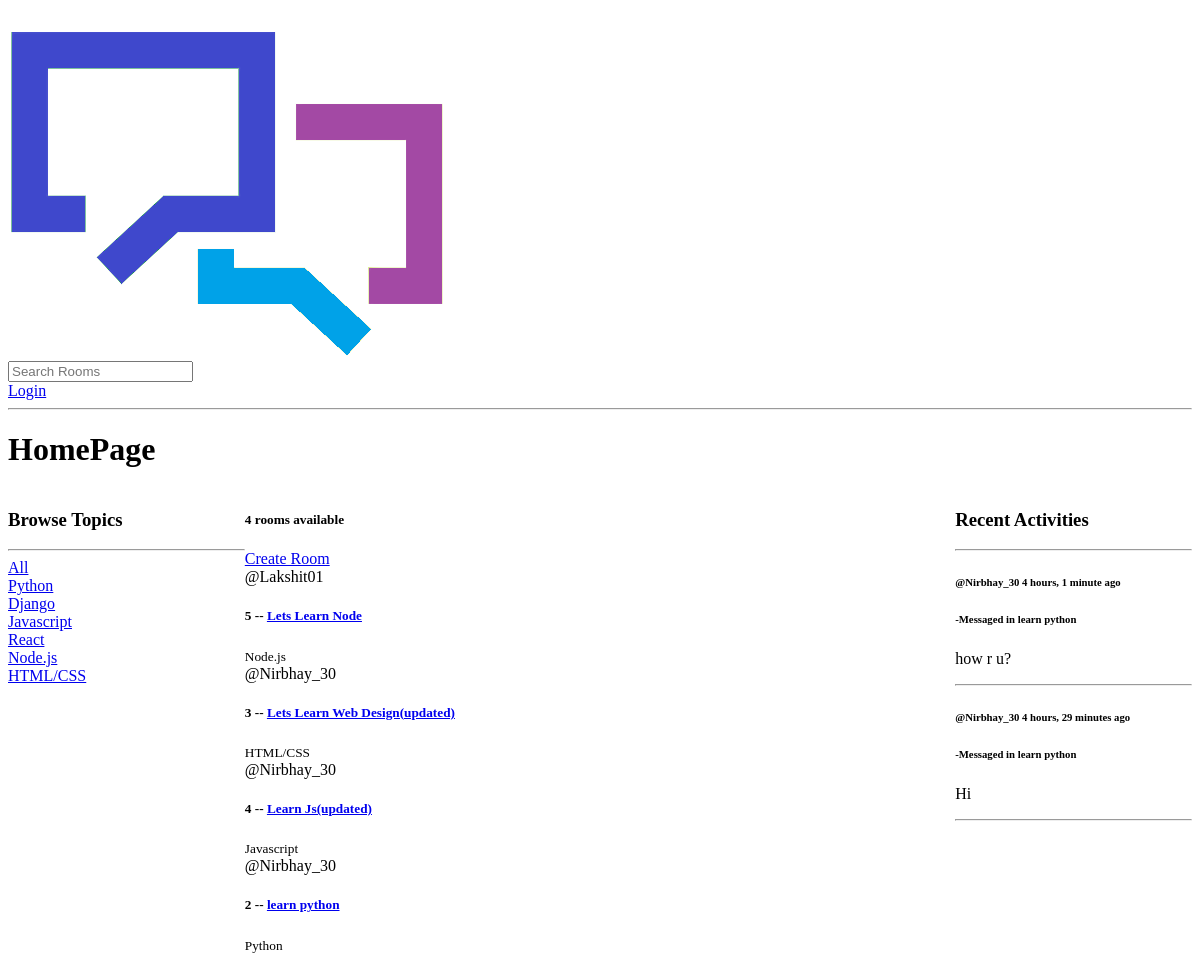
Before: / with the older database file.
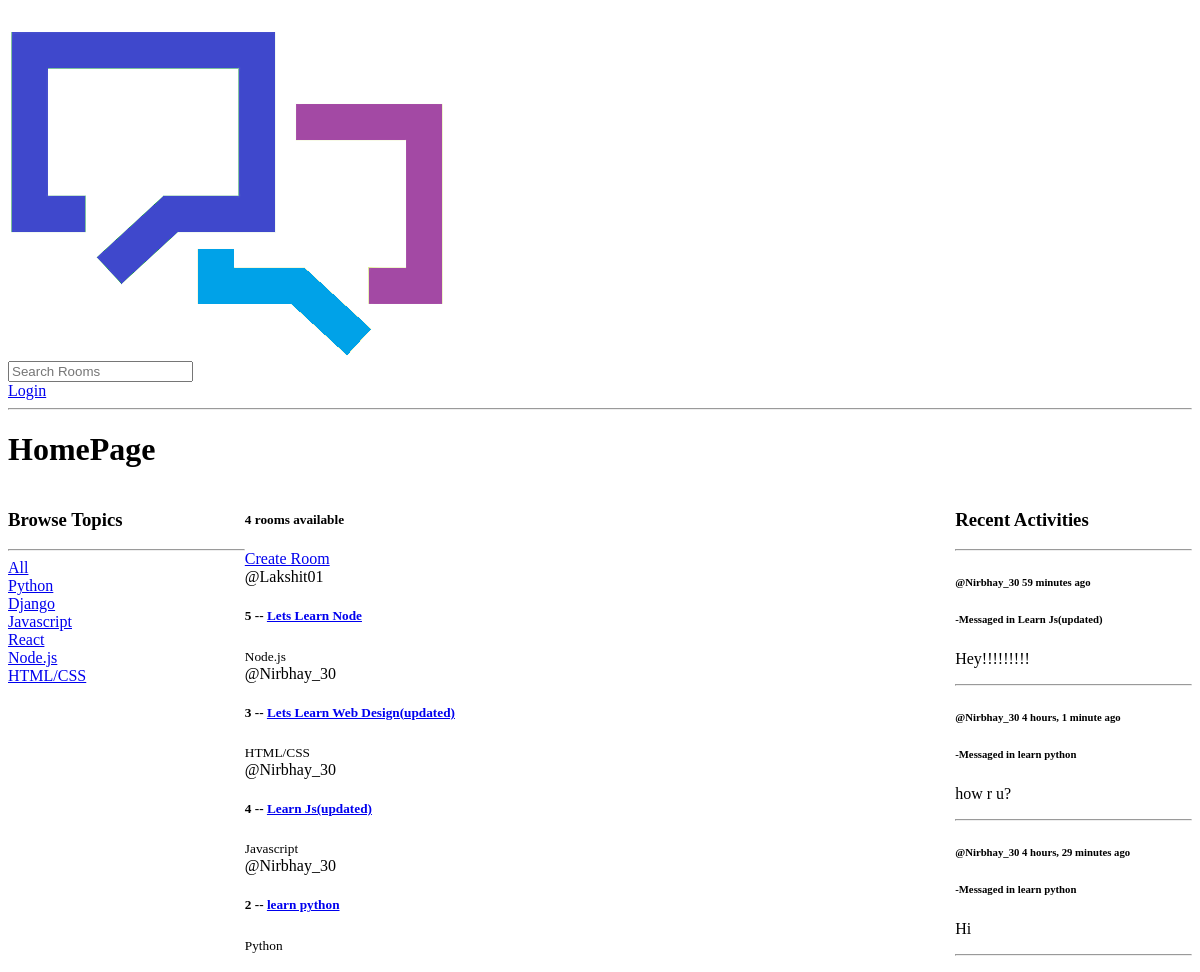
After: the same page with the newer database file.
### base/models.py (models this page shows, shortened)
class Topic(models.Model):
    name = models.CharField(max_length=200)

class Room(models.Model):
    host = models.ForeignKey(User, on_delete=models.SET_NULL,null=True)
    topic = models.ForeignKey(Topic, on_delete=models.SET_NULL,null=True)
    name = models.CharField(max_length=200)
    description= models.TextField(null=True, blank=True)
    participants= models.ManyToManyField(User,related_name='participants', blank =True)
    updated = models.DateTimeField(auto_now=True)
    created = models.DateTimeField(auto_now_add=True)
    class Meta:
        ordering=['-updated','-created']
    def __str__(self):
        return self.name

class Message(models.Model):
    user = models.ForeignKey(User, on_delete=models.CASCADE)
    room = models.ForeignKey(Room, on_delete=models.CASCADE)
    body = models.TextField()
    updated = models.DateTimeField(auto_now=True)
    created = models.DateTimeField(auto_now_add=True)
    class Meta:
        ordering=['-updated','-created']
    def __str__(self):
        return self.body[0:50]

### base/views.py (the view)
# urls.py: 2. Add a URL to urlpatterns:  path('', views.home, name='home')
def home(request):
    query = request.GET.get('q') if request.GET.get('q') != None else ''
    rooms=Room.objects.filter(
        Q(topic__name__icontains=query) |
        Q(name__icontains=query) |
        Q(description__icontains=query)
        )
    topics = Topic.objects.all()
    room_count = rooms.count()
    room_messages = Message.objects.all()
    context={'rooms':rooms, 'topics': topics, 'room_count':room_count, 'room_messages':room_messages}
    return render(request,'base/home.html',context)

### base/templates/base/home.html (shortened to what this page needs)
<!DOCTYPE html>
{% extends 'main.html' %}
{% block content %}
    <h1>HomePage</h1>
<div class="home-container">
    <div>
        <h3>Browse Topics</h3>
        <hr>
        <div>
            <a href="{% url 'homepage' %}">All</a>
        </div>
        {% for topic in topics %}
            <div>
                <a href="{% url 'homepage' %}?q={{topic.name}}">{{topic.name}}</a>
            </div>
        {% endfor %}
    </div>
    <div>
        <h5>{{room_count}} rooms available</h5>
        <a href="{% url 'create-room' %}">Create Room</a>
        <div>
            {% for room in rooms %}
                <div>
                    <span>@{{room.host.username}}</span>
                    <h5>{{room.id}} -- <a href="{% url 'room' room.id %}">{{room.name}}</a></h5>
                    <small>{{room.topic.name}}</small>
                </div>
            {% endfor %}
        </div>
    </div>
    <div>
        <h3>Recent Activities</h3>
        <hr>
        {% for message in room_messages %}
            <div>
                <h6>@{{message.user}} {{message.created|timesince}} ago</h6>
                <h6>-Messaged in {{message.room}}</h6>
                <p>{{message}}</p>
                <hr>
            </div>
        {% endfor %}
    </div>
</div>
</html>
{% endblock content %}

Changed rows visible on the page:
added Message: user "Nirbhay_30", created "59 minutes", room "Learn Js(updated)", body "Hey!!!!!!!!!"
